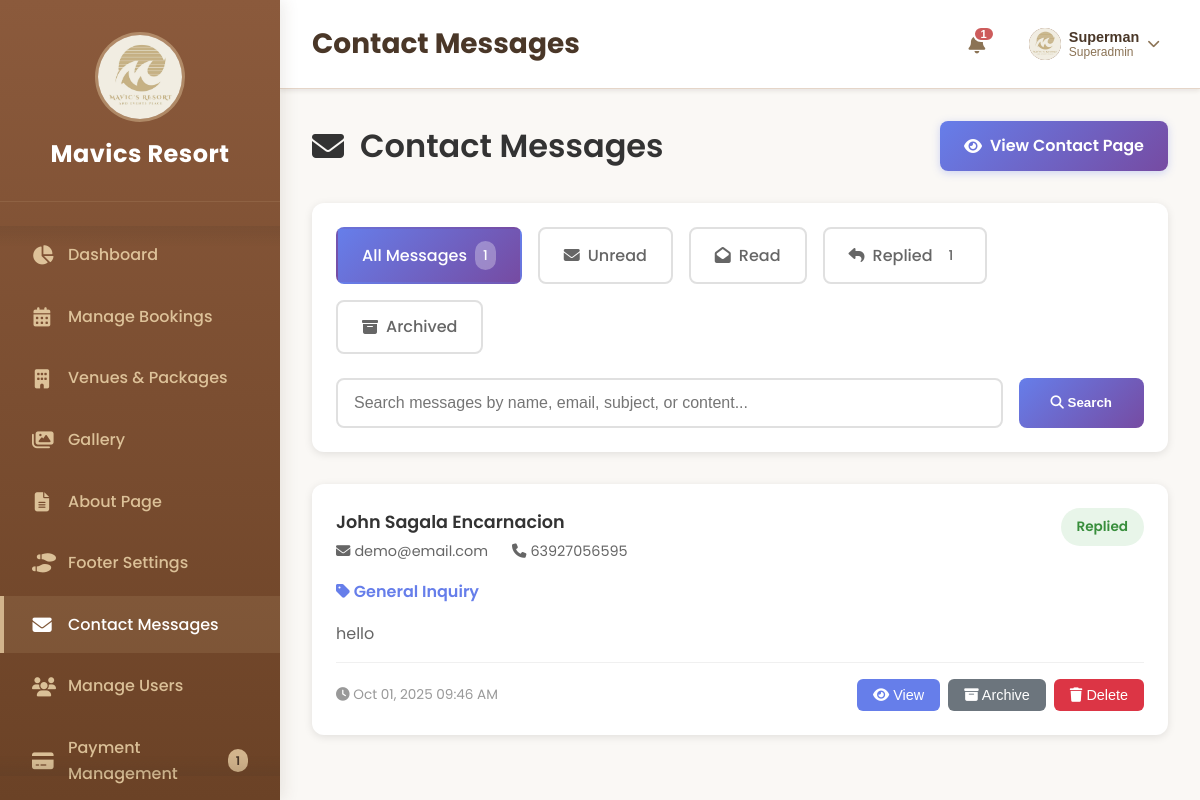
Page /admin/manage-contact.php (signed in) on the committed database.
### tables this page shows
CREATE TABLE `contact_messages` (
  `id` int(11) NOT NULL,
  `name` varchar(100) NOT NULL,
  `email` varchar(100) NOT NULL,
  `phone` varchar(20) DEFAULT NULL,
  `subject` varchar(200) NOT NULL,
  `message` text NOT NULL,
  `status` enum('unread','read','replied','archived') DEFAULT 'unread',
  `read_at` datetime DEFAULT NULL,
  `admin_reply` text DEFAULT NULL,
  `replied_by` int(11) DEFAULT NULL,
  `replied_at` datetime DEFAULT NULL,
  `ip_address` varchar(45) DEFAULT NULL,
  `user_agent` text DEFAULT NULL,
  `created_at` timestamp NOT NULL DEFAULT current_timestamp(),
  `updated_at` timestamp NOT NULL DEFAULT current_timestamp() ON UPDATE current_timestamp()
);

### admin/includes/admin-helpers.php (called while the page is built, shortened)
<?php
function getPendingNotificationsCount($conn) {
    try {
        $stmt = $conn->query("SELECT COUNT(*) as count FROM bookings WHERE status = 'pending'");
        $pending_bookings = $stmt->fetch()['count'];
        $stmt = $conn->query("SELECT COUNT(*) as count FROM inquiries WHERE status = 'new'");
        $unread_inquiries = $stmt->fetch()['count'];
        $stmt = $conn->query("SELECT COUNT(*) as count FROM payments WHERE payment_status = 'pending'");
        $pending_payments = $stmt->fetch()['count'];
        return $pending_bookings + $unread_inquiries + $pending_payments;
    } catch (PDOException $e) {
        error_log("Notifications count error: " . $e->getMessage());
        return 0;
    }
}
?>

### admin/manage-contact.php (the view, shortened to what this page needs)
<?php
$conn = getDBConnection();
require_once 'includes/admin-helpers.php';
$page_title = 'Contact Messages';
$filter = $_GET['filter'] ?? 'all';
$search = $_GET['search'] ?? '';
$where_clauses = [];
$params = [];
$where_sql = !empty($where_clauses) ? 'WHERE ' . implode(' AND ', $where_clauses) : '';
try {
    $stmt = $conn->prepare("SELECT * FROM contact_messages $where_sql ORDER BY created_at DESC");
    $stmt->execute($params);
    $messages = $stmt->fetchAll(PDO::FETCH_ASSOC);
    $stmt = $conn->query("SELECT status, COUNT(*) as count FROM contact_messages GROUP BY status");
    $counts = [];
    while ($row = $stmt->fetch(PDO::FETCH_ASSOC)) {
        $counts[$row['status']] = $row['count'];
    }
} catch (PDOException $e) {
    $error_message = 'Error fetching messages: ' . $e->getMessage();
}
?>
<!DOCTYPE html>
<html lang="en">
<head>
    <link rel="stylesheet" href="css/global.css">
    <link rel="stylesheet" href="css/sidebar.css">
    <link rel="stylesheet" href="css/topbar.css">
    <link rel="stylesheet" href="css/modal.css">
    <link rel="stylesheet" href="css/manage-contact.css">
    <link rel="stylesheet" href="css/custom-modal.css">
    <link rel="stylesheet" href="https://cdnjs.cloudflare.com/ajax/libs/font-awesome/6.4.0/css/all.min.css">
</head>
<body>
    <div class="admin-container">
        <?php include 'includes/sidebar.php'; ?>
        <main class="main-content">
            <?php include 'includes/topbar.php'; ?>
            <div class="contact-management">
                <div class="page-header">
                    <h1>
                        <i class="fas fa-envelope"></i>
                        Contact Messages
                    </h1>
                    <a href="../customer/contact.php" target="_blank" class="preview-btn">
                        <i class="fas fa-eye"></i>
                        View Contact Page
                    </a>
                </div>
                <div class="filters-section">
                    <div class="filter-tabs">
                        <a href="?filter=all" class="filter-tab <?php echo $filter === 'all' ? 'active' : ''; ?>">
                            All Messages
                            <?php if (isset($counts)): ?>
                            <span class="badge-count"><?php echo array_sum($counts); ?></span>
                            <?php endif; ?>
                        </a>
                        <a href="?filter=unread" class="filter-tab <?php echo $filter === 'unread' ? 'active' : ''; ?>">
                            <i class="fas fa-envelope"></i>
                            Unread
                        </a>
                        <a href="?filter=read" class="filter-tab <?php echo $filter === 'read' ? 'active' : ''; ?>">
                            <i class="fas fa-envelope-open"></i>
                            Read
                        </a>
                        <a href="?filter=replied" class="filter-tab <?php echo $filter === 'replied' ? 'active' : ''; ?>">
                            <i class="fas fa-reply"></i>
                            Replied
                            <?php if (isset($counts['replied'])): ?>
                            <span class="badge-count"><?php echo $counts['replied']; ?></span>
                            <?php endif; ?>
                        </a>
                        <a href="?filter=archived" class="filter-tab <?php echo $filter === 'archived' ? 'active' : ''; ?>">
                            <i class="fas fa-archive"></i>
                            Archived
                        </a>
                    </div>
                    <form method="GET" class="search-box">
                        <input
                            type="text"
                            name="search"
                            placeholder="Search messages by name, email, subject, or content..."
                            value="<?php echo htmlspecialchars($search); ?>"
                        >
                        <button type="submit">
                            <i class="fas fa-search"></i>
                            Search
                        </button>
                    </form>
                </div>
                <?php if (!empty($messages)): ?>
                    <div class="messages-grid">
                        <?php foreach ($messages as $msg): ?>
                            <div class="message-card <?php echo $msg['status']; ?>">
                                <div class="message-header">
                                    <div class="message-sender">
                                        <div class="sender-name"><?php echo htmlspecialchars($msg['name']); ?></div>
                                        <div class="sender-details">
                                            <span><i class="fas fa-envelope"></i><?php echo htmlspecialchars($msg['email']); ?></span>
                                            <?php if (!empty($msg['phone'])): ?>
                                            <span><i class="fas fa-phone"></i><?php echo htmlspecialchars($msg['phone']); ?></span>
                                            <?php endif; ?>
                                        </div>
                                    </div>
                                    <span class="message-status status-<?php echo $msg['status']; ?>">
                                        <?php echo ucfirst($msg['status']); ?>
                                    </span>
                                </div>
                                <div class="message-subject">
                                    <i class="fas fa-tag"></i> <?php echo htmlspecialchars($msg['subject']); ?>
                                </div>
                                <div class="message-content">
                                    <?php echo nl2br(htmlspecialchars(substr($msg['message'], 0, 200))); ?>
                                </div>
                                <div class="message-meta">
                                    <span>
                                        <i class="fas fa-clock"></i>
                                        <?php echo date('M d, Y h:i A', strtotime($msg['created_at'])); ?>
                                    </span>
                                    <div class="message-actions">
                                        <button class="btn-action btn-view" onclick="viewMessage(<?php echo $msg['id']; ?>)">
                                            <i class="fas fa-eye"></i> View
                                        </button>
                                        <?php if ($msg['status'] !== 'archived'): ?>
                                        <button class="btn-action btn-archive" onclick="confirmArchiveMessage(<?php echo $msg['id']; ?>, '<?php echo addslashes(htmlspecialchars($msg['name'])); ?>')">
                                            <i class="fas fa-archive"></i> Archive
                                        </button>
                                        <?php endif; ?>
                                        <button class="btn-action btn-delete" onclick="confirmDeleteMessage(<?php echo $msg['id']; ?>, '<?php echo addslashes(htmlspecialchars($msg['name'])); ?>')">
                                            <i class="fas fa-trash"></i> Delete
                                        </button>
                                    </div>
                                </div>
                            </div>
                        <?php endforeach; ?>
                    </div>
                <?php endif; ?>
            </div>
        </main>
    </div>
</body>
</html>

### admin/includes/topbar.php (shortened to what this page needs)
<?php
try {
    $stmt = $conn->prepare("SELECT * FROM admin_users WHERE id = :id");
    $stmt->execute(['id' => $_SESSION['admin_id']]);
    $admin = $stmt->fetch(PDO::FETCH_ASSOC);
} catch (PDOException $e) {
    error_log("Error fetching admin data: " . $e->getMessage());
    $admin = [
        'id' => $_SESSION['admin_id'] ?? 0,
        'full_name' => $_SESSION['admin_name'] ?? 'Admin',
        'email' => $_SESSION['admin_email'] ?? 'admin@mavicsresort.com',
        'role' => $_SESSION['admin_role'] ?? 'admin',
        'profile_photo' => null
    ];
}
?>
<header class="main-header">
    <div class="header-left">
        <h1><?php echo $page_title ?? 'Dashboard Overview'; ?></h1>
    </div>
    <div class="header-right">
        <div class="notifications">
            <button class="notification-btn" id="notificationBtn">
                <i class="fas fa-bell"></i>
                <?php
                $pending_count = getPendingNotificationsCount($conn);
                if ($pending_count > 0): ?>
                    <span class="notification-count"><?php echo $pending_count; ?></span>
                <?php endif; ?>
            </button>
        </div>
        <div class="admin-profile-dropdown">
            <button class="profile-btn" id="profileBtn">
                <div class="admin-avatar-sm">
                    <?php if (!empty($admin['profile_photo']) && file_exists($admin['profile_photo'])): ?>
                        <img src="<?php echo htmlspecialchars($admin['profile_photo']); ?>" alt="Profile Photo">
                    <?php else: ?>
                        <?php echo getInitials($admin['full_name']); ?>
                    <?php endif; ?>
                </div>
                <div class="admin-info-sm">
                    <span class="admin-name"><?php echo htmlspecialchars($admin['full_name']); ?></span>
                    <span class="admin-role"><?php echo ucfirst($admin['role']); ?></span>
                </div>
                <i class="fas fa-chevron-down"></i>
            </button>
        </div>
    </div>
</header>

### admin/css/global.css (style rules this page uses)
* { margin: 0; padding: 0; box-sizing: border-box; }
:root { --primary-color: #8B5A3C; --primary-dark: #6B4226; --primary-light: #A67C5A; --secondary-color: #D2B48C; --secondary-dark: #CD853F; --secondary-light: #F5DEB3; --white: #ffffff; --light-gray: #FAF8F5; --medium-gray: #8B7355; --dark-gray: #4A3728; --black: #2F1B14; --success: #8FBC8F; --danger: #CD5C5C; --warning: #DEB887; --info: #5F9EA0; --shadow-light: 0 2px 4px rgba(75,55,40,0.1); --shadow-medium: 0 4px 8px rgba(75,55,40,0.15); --shadow-heavy: 0 8px 16px rgba(75,55,40,0.2); --font-primary: 'Poppins', -apple-system, BlinkMacSystemFont, 'Segoe UI', Roboto, sans-serif; --font-secondary: 'Open Sans', sans-serif; --spacing-xs: 0.25rem; --spacing-sm: 0.5rem; --spacing-md: 1rem; --spacing-lg: 1.5rem; --spacing-xl: 2rem; --spacing-xxl: 3rem; --radius-sm: 4px; --radius-md: 8px; --radius-lg: 12px; --radius-xl: 16px; }
body { font-family: var(--font-primary); font-size: 16px; line-height: 1.6; color: var(--dark-gray); background-color: var(--light-gray); overflow-x: hidden; }
h1, h2, h3, h4, h5, h6 { font-weight: 600; line-height: 1.3; color: var(--dark-gray); }
h1 { font-size: 2.5rem; }
a { color: var(--primary-color); text-decoration: none; transition: color 0.3s ease; }
.admin-container { display: flex; min-height: 100vh; }
.main-content { flex: 1; margin-left: 280px; display: flex; flex-direction: column; min-height: 100vh; transition: margin-left 0.3s cubic-bezier(0.4, 0, 0.2, 1); }

### admin/css/sidebar.css (style rules this page uses)
.admin-name { font-weight: 600; font-size: 0.9rem; color: var(--white); }
.admin-role { font-size: 0.75rem; color: rgba(245,222,179,0.7); }

### admin/css/topbar.css (style rules this page uses)
.main-header { background: var(--white); padding: var(--spacing-lg) var(--spacing-xl); border-bottom: 1px solid #E5D5C8; display: flex; justify-content: space-between; align-items: center; box-shadow: var(--shadow-light); position: sticky; top: 0; z-index: 999; }
.header-left { display: flex; align-items: center; gap: var(--spacing-md); }
.main-header h1 { margin: 0; font-size: 1.75rem; font-weight: 700; color: var(--dark-gray); }
.header-right { display: flex; align-items: center; gap: var(--spacing-lg); }
.notifications { position: relative; display: flex; align-items: center; }
.notification-btn { position: relative; background: none; border: none; cursor: pointer; padding: var(--spacing-sm); border-radius: 50%; transition: all 0.3s ease; color: var(--medium-gray); font-size: 1.2rem; display: flex; align-items: center; justify-content: center; width: 40px; height: 40px; }
.notification-count { position: absolute; top: 2px; right: 2px; background: var(--danger); color: var(--white); font-size: 0.7rem; padding: 2px 6px; border-radius: 10px; min-width: 16px; height: 16px; display: flex; align-items: center; justify-content: center; font-weight: 600; border: 2px solid var(--white); }
.admin-profile-dropdown { position: relative; }
.profile-btn { display: flex; align-items: center; gap: var(--spacing-sm); background: none; border: none; padding: var(--spacing-xs) var(--spacing-sm); border-radius: var(--radius-md); cursor: pointer; transition: all 0.3s ease; }
.admin-avatar-sm { width: 32px; height: 32px; border-radius: 50%; background: linear-gradient(135deg, var(--primary-color), var(--primary-dark)); display: flex; align-items: center; justify-content: center; font-weight: 600; font-size: 0.8rem; color: var(--white); overflow: hidden; flex-shrink: 0; }
.admin-avatar-sm img { width: 100%; height: 100%; object-fit: cover; object-position: center; }
.admin-info-sm { display: flex; flex-direction: column; align-items: flex-start; }
.admin-name { font-weight: 600; font-size: 0.9rem; color: var(--dark-gray); }
.admin-role { font-size: 0.75rem; color: var(--medium-gray); }
.profile-btn i { font-size: 0.8rem; color: var(--medium-gray); transition: transform 0.3s ease; }
.notification-count { animation: pulse 2s infinite; }

### rows in the picture
contact_messages: name "John Sagala Encarnacion", email "demo@email.com", phone "63927056595", status "Replied", subject "General Inquiry", message "hello", created_at "Oct 01, 2025 09:46 AM"

### other values in the picture
$count "1"
$page_title "Contact Messages"
$pending_count "1"
$admin['full_name'] "Superman"
$admin['role'] "Superadmin"
array_sum($counts) "1"
$counts['replied'] "1"
